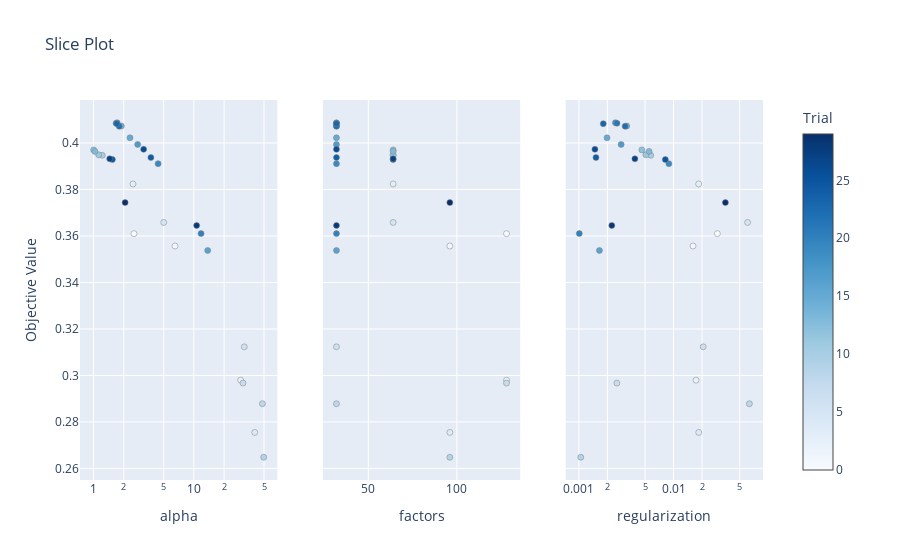

Notebook code for this chart:
### Code cell
# Slice Plot
plot_slice(study).show()

### Figure 1 — Plotly figure (JSON) as saved in the notebook; plotly's stock layout.template omitted (floating-point values rounded to 4 significant figures)
{"data": [{"marker": {"color": [0, 1, 2, 3, 4, 5, 6, 7, 8, 9, 10, 11, 12, 13, 14, 15, 16, 17, 18, 19, 20, 21, 22, 23, 24, 25, 26, 27, 28, 29], "colorbar": {"title": {"text": "Trial"}, "x": 1, "xpad": 40}, "colorscale": [[0, "rgb(247,251,255)"], [0.125, "rgb(222,235,247)"], [0.25, "rgb(198,219,239)"], [0.375, "rgb(158,202,225)"], [0.5, "rgb(107,174,214)"], [0.625, "rgb(66,146,198)"], [0.75, "rgb(33,113,181)"], [0.875, "rgb(8,81,156)"], [1, "rgb(8,48,107)"]], "line": {"color": "Grey", "width": 0.5}, "showscale": true}, "mode": "markers", "name": "Feasible Trial", "showlegend": false, "type": "scatter", "x": [2.528, 6.494, 29.25, 2.474, 40.4, 5.008, 31.77, 30.86, 48.21, 49.64, 1.222, 1.127, 1.002, 1.034, 1.894, 2.31, 13.74, 2.755, 1.721, 4.401, 11.8, 1.679, 1.803, 1.707, 3.73, 1.541, 3.159, 1.449, 10.66, 2.065], "xaxis": "x", "y": [0.361, 0.3557, 0.298, 0.3824, 0.2755, 0.3658, 0.3123, 0.2967, 0.2878, 0.2648, 0.3947, 0.3949, 0.397, 0.3964, 0.4073, 0.4022, 0.3538, 0.3994, 0.4087, 0.3911, 0.361, 0.4085, 0.4072, 0.4083, 0.3938, 0.3929, 0.3973, 0.3932, 0.3645, 0.3744], "yaxis": "y"}, {"marker": {"color": [0, 1, 2, 3, 4, 5, 6, 7, 8, 9, 10, 11, 12, 13, 14, 15, 16, 17, 18, 19, 20, 21, 22, 23, 24, 25, 26, 27, 28, 29], "colorbar": {"title": {"text": "Trial"}, "x": 1, "xpad": 40}, "colorscale": [[0, "rgb(247,251,255)"], [0.125, "rgb(222,235,247)"], [0.25, "rgb(198,219,239)"], [0.375, "rgb(158,202,225)"], [0.5, "rgb(107,174,214)"], [0.625, "rgb(66,146,198)"], [0.75, "rgb(33,113,181)"], [0.875, "rgb(8,81,156)"], [1, "rgb(8,48,107)"]], "line": {"color": "Grey", "width": 0.5}, "showscale": false}, "mode": "markers", "name": "Feasible Trial", "showlegend": false, "type": "scatter", "x": [128, 96, 128, 64, 96, 64, 32, 128, 32, 96, 64, 64, 64, 64, 32, 32, 32, 32, 32, 32, 32, 32, 32, 32, 32, 64, 32, 64, 32, 96], "xaxis": "x2", "y": [0.361, 0.3557, 0.298, 0.3824, 0.2755, 0.3658, 0.3123, 0.2967, 0.2878, 0.2648, 0.3947, 0.3949, 0.397, 0.3964, 0.4073, 0.4022, 0.3538, 0.3994, 0.4087, 0.3911, 0.361, 0.4085, 0.4072, 0.4083, 0.3938, 0.3929, 0.3973, 0.3932, 0.3645, 0.3744], "yaxis": "y2"}, {"marker": {"color": [0, 1, 2, 3, 4, 5, 6, 7, 8, 9, 10, 11, 12, 13, 14, 15, 16, 17, 18, 19, 20, 21, 22, 23, 24, 25, 26, 27, 28, 29], "colorbar": {"title": {"text": "Trial"}, "x": 1, "xpad": 40}, "colorscale": [[0, "rgb(247,251,255)"], [0.125, "rgb(222,235,247)"], [0.25, "rgb(198,219,239)"], [0.375, "rgb(158,202,225)"], [0.5, "rgb(107,174,214)"], [0.625, "rgb(66,146,198)"], [0.75, "rgb(33,113,181)"], [0.875, "rgb(8,81,156)"], [1, "rgb(8,48,107)"]], "line": {"color": "Grey", "width": 0.5}, "showscale": false}, "mode": "markers", "name": "Feasible Trial", "showlegend": false, "type": "scatter", "x": [0.02905, 0.01608, 0.01729, 0.01844, 0.01847, 0.06066, 0.02058, 0.00252, 0.06331, 0.001047, 0.005743, 0.005102, 0.004629, 0.005514, 0.003205, 0.001983, 0.001648, 0.002794, 0.002432, 0.008922, 0.00101, 0.002525, 0.00308, 0.00181, 0.001516, 0.008188, 0.001477, 0.003906, 0.002227, 0.03532], "xaxis": "x3", "y": [0.361, 0.3557, 0.298, 0.3824, 0.2755, 0.3658, 0.3123, 0.2967, 0.2878, 0.2648, 0.3947, 0.3949, 0.397, 0.3964, 0.4073, 0.4022, 0.3538, 0.3994, 0.4087, 0.3911, 0.361, 0.4085, 0.4072, 0.4083, 0.3938, 0.3929, 0.3973, 0.3932, 0.3645, 0.3744], "yaxis": "y3"}], "layout": {"title": {"text": "Slice Plot"}, "xaxis": {"anchor": "y", "domain": [0, 0.2889], "title": {"text": "alpha"}, "type": "log"}, "xaxis2": {"anchor": "y2", "domain": [0.3556, 0.6444], "title": {"text": "factors"}}, "xaxis3": {"anchor": "y3", "domain": [0.7111, 1], "title": {"text": "regularization"}, "type": "log"}, "yaxis": {"anchor": "x", "domain": [0, 1], "title": {"text": "Objective Value"}}, "yaxis2": {"anchor": "x2", "domain": [0, 1], "matches": "y", "showticklabels": false}, "yaxis3": {"anchor": "x3", "domain": [0, 1], "matches": "y", "showticklabels": false}}}
